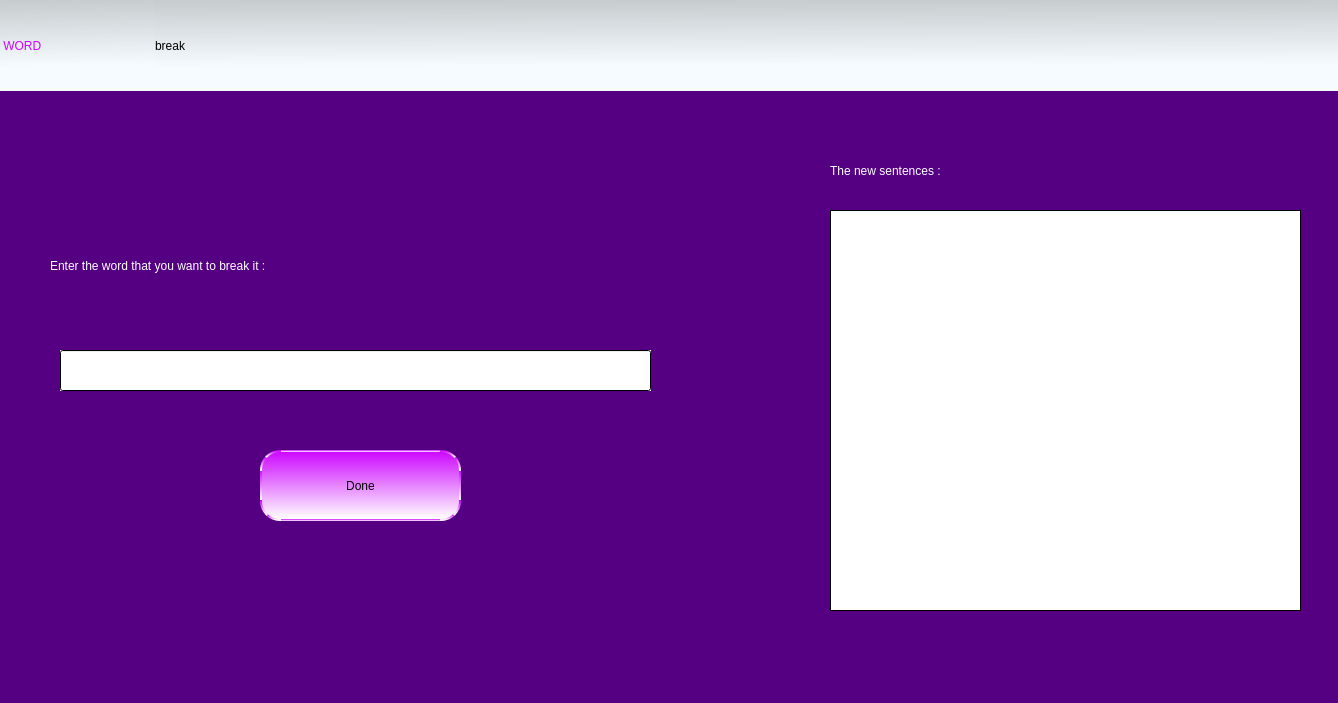
<?xml version="1.0" encoding="UTF-8"?>
<ui version="4.0">
 <class>WordBreakClass</class>
 <widget class="QMainWindow" name="WordBreakClass">
  <property name="geometry">
   <rect>
    <x>0</x>
    <y>0</y>
    <width>1338</width>
    <height>703</height>
   </rect>
  </property>
  <property name="windowTitle">
   <string>WordBreakClass</string>
  </property>
  <property name="styleSheet">
   <string notr="true">background-color: qlineargradient(spread:pad, x1:1, y1:1, x2:1, y2:1, stop:0.00961538 rgba(85, 0, 131, 255));</string>
  </property>
  <widget class="QWidget" name="centralwidget">
   <widget class="QTextBrowser" name="textBrowser">
    <property name="geometry">
     <rect>
      <x>830</x>
      <y>210</y>
      <width>471</width>
      <height>401</height>
     </rect>
    </property>
    <property name="styleSheet">
     <string notr="true">font: 16pt &quot;MV Boli&quot;;
background-color: qlineargradient(spread:pad, x1:0, y1:0, x2:0.00961538, y2:0, stop:1 rgba(255, 255, 255, 255));
color: rgb(137, 22, 203);</string>
    </property>
   </widget>
   <widget class="QLabel" name="label">
    <property name="geometry">
     <rect>
      <x>155</x>
      <y>0</y>
      <width>1401</width>
      <height>91</height>
     </rect>
    </property>
    <property name="styleSheet">
     <string notr="true">font: 18pt &quot;Rockwell&quot;;
background-color: qlineargradient(spread:pad, x1:0.551885, y1:0, x2:0.572308, y2:0.716, stop:0 rgba(199, 204, 207, 255), stop:1 rgba(245, 251, 255, 255));
</string>
    </property>
    <property name="text">
     <string>break</string>
    </property>
   </widget>
   <widget class="QLabel" name="label_3">
    <property name="geometry">
     <rect>
      <x>50</x>
      <y>230</y>
      <width>641</width>
      <height>71</height>
     </rect>
    </property>
    <property name="styleSheet">
     <string notr="true">font: 18pt &quot;Viner Hand ITC&quot;;
color: rgb(255, 255, 255);</string>
    </property>
    <property name="text">
     <string>Enter the word that you want to break it :</string>
    </property>
   </widget>
   <widget class="QLineEdit" name="lineEdit">
    <property name="geometry">
     <rect>
      <x>60</x>
      <y>350</y>
      <width>591</width>
      <height>41</height>
     </rect>
    </property>
    <property name="styleSheet">
     <string notr="true">font: 16pt &quot;SimSun&quot;;
background-color: qlineargradient(spread:pad, x1:0, y1:0, x2:0.00961538, y2:0, stop:1 rgba(255, 255, 255, 255));</string>
    </property>
   </widget>
   <widget class="QPushButton" name="pushButton">
    <property name="geometry">
     <rect>
      <x>260</x>
      <y>450</y>
      <width>201</width>
      <height>71</height>
     </rect>
    </property>
    <property name="styleSheet">
     <string notr="true">color: rgb(0,0,0);
background-color: qlineargradient(spread:pad, x1:0, y1:0, x2:0, y2:0.982955, stop:0 rgba(205, 6, 255, 255), stop:1 rgba(255, 255, 255, 255));
font: 16pt &quot;Viner Hand ITC&quot;;
border:2px solid  qlineargradient(spread:pad, x1:0, y1:0, x2:0, y2:0.982955, stop:0 rgba(205, 6, 255, 255), stop:1 rgba(255, 255, 255, 255));
border-radius:20px;
</string>
    </property>
    <property name="text">
     <string>Done</string>
    </property>
   </widget>
   <widget class="QLabel" name="label_2">
    <property name="geometry">
     <rect>
      <x>0</x>
      <y>0</y>
      <width>181</width>
      <height>91</height>
     </rect>
    </property>
    <property name="styleSheet">
     <string notr="true">font: 26pt &quot;Ravie&quot;;
color: rgb(205, 6, 255);
background-color: qlineargradient(spread:pad, x1:0.551885, y1:0, x2:0.572308, y2:0.716, stop:0 rgba(199, 204, 207, 255), stop:1 rgba(245, 251, 255, 255));
</string>
    </property>
    <property name="text">
     <string> WORD</string>
    </property>
   </widget>
   <widget class="QLabel" name="label_4">
    <property name="geometry">
     <rect>
      <x>830</x>
      <y>140</y>
      <width>431</width>
      <height>61</height>
     </rect>
    </property>
    <property name="styleSheet">
     <string notr="true">font: 16pt &quot;Viner Hand ITC&quot;;
color: rgb(255, 255, 255);</string>
    </property>
    <property name="text">
     <string>The new sentences :</string>
    </property>
   </widget>
   <zorder>textBrowser</zorder>
   <zorder>label_3</zorder>
   <zorder>lineEdit</zorder>
   <zorder>pushButton</zorder>
   <zorder>label_2</zorder>
   <zorder>label_4</zorder>
   <zorder>label</zorder>
  </widget>
  <widget class="QMenuBar" name="menubar">
   <property name="geometry">
    <rect>
     <x>0</x>
     <y>0</y>
     <width>1338</width>
     <height>26</height>
    </rect>
   </property>
  </widget>
  <widget class="QStatusBar" name="statusbar"/>
 </widget>
 <resources/>
 <connections/>
</ui>
